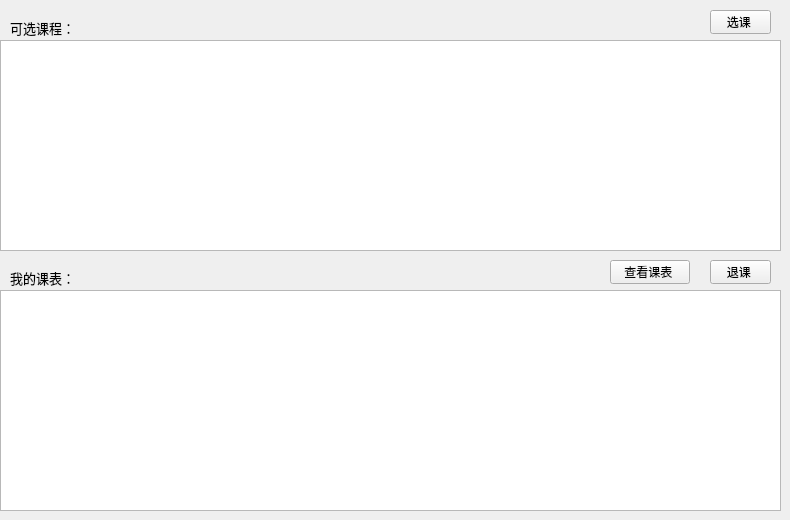
   <widget class="QWidget" name="tab_2">
    <attribute name="title">
     <string>选课与退课</string>
    </attribute>
    <widget class="QTableWidget" name="lessonList">
     <property name="geometry">
      <rect>
       <x>0</x>
       <y>40</y>
       <width>781</width>
       <height>211</height>
      </rect>
     </property>
    </widget>
    <widget class="QTableWidget" name="myLesson">
     <property name="geometry">
      <rect>
       <x>0</x>
       <y>290</y>
       <width>781</width>
       <height>221</height>
      </rect>
     </property>
    </widget>
    <widget class="QLabel" name="label">
     <property name="geometry">
      <rect>
       <x>10</x>
       <y>20</y>
       <width>61</width>
       <height>16</height>
      </rect>
     </property>
     <property name="font">
      <font>
       <family>华文中宋</family>
       <pointsize>10</pointsize>
      </font>
     </property>
     <property name="text">
      <string>可选课程：</string>
     </property>
    </widget>
    <widget class="QLabel" name="label_2">
     <property name="geometry">
      <rect>
       <x>10</x>
       <y>270</y>
       <width>61</width>
       <height>16</height>
      </rect>
     </property>
     <property name="font">
      <font>
       <family>华文中宋</family>
       <pointsize>10</pointsize>
      </font>
     </property>
     <property name="text">
      <string>我的课表：</string>
     </property>
    </widget>
    <widget class="QPushButton" name="selectLesson">
     <property name="geometry">
      <rect>
       <x>710</x>
       <y>10</y>
       <width>61</width>
       <height>24</height>
      </rect>
     </property>
     <property name="text">
      <string>选课 </string>
     </property>
    </widget>
    <widget class="QPushButton" name="cancelLesson">
     <property name="geometry">
      <rect>
       <x>710</x>
       <y>260</y>
       <width>61</width>
       <height>24</height>
      </rect>
     </property>
     <property name="text">
      <string>退课 </string>
     </property>
    </widget>
    <widget class="QPushButton" name="checkClass">
     <property name="geometry">
      <rect>
       <x>610</x>
       <y>260</y>
       <width>80</width>
       <height>24</height>
      </rect>
     </property>
     <property name="text">
      <string>查看课表 </string>
     </property>
    </widget>
   </widget>
